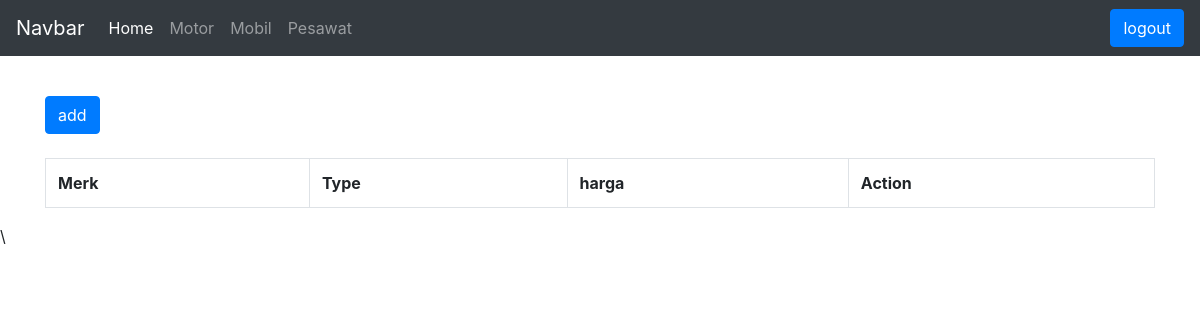
The app's page /motor.php (signed in), older data.
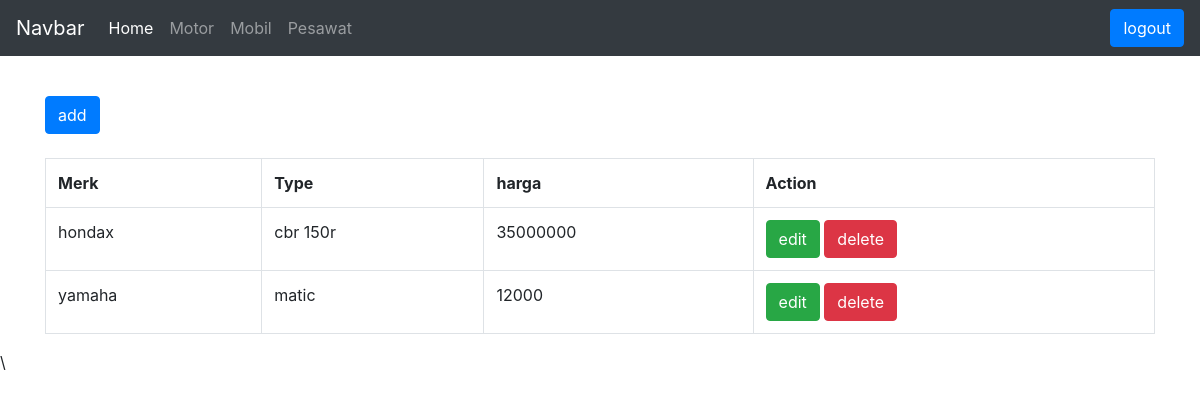
The same page, newer data.
### tables this page shows
CREATE TABLE `motor` (
  `id` int(11) NOT NULL,
  `merk` varchar(255) NOT NULL,
  `type` varchar(255) NOT NULL,
  `harga` int(11) NOT NULL
);

### motor.php (the view, shortened to what this page needs)
<!doctype html>
<html lang="en">
  <head>
<link href="assets/css/bootstrap.min.css" rel="stylesheet">
<?php
include_once("config.php");
$result = mysqli_query($mysqli, "SELECT * FROM motor ORDER BY id ASC");
?>
  </head>
  <body>
    <nav class="navbar navbar-expand-md navbar-dark fixed-top bg-dark">
  <a class="navbar-brand" href="#">Navbar</a>
  <div class="collapse navbar-collapse" id="navbarsExampleDefault">
    <ul class="navbar-nav mr-auto">
      <li class="nav-item active">
        <a class="nav-link" href="index.php">Home <span class="sr-only">(current)</span></a>
      </li>
      <li class="nav-item">
        <a class="nav-link" href="motor.php">Motor</a>
      </li>
      <li class="nav-item">
        <a class="nav-link" href="mobil.php">Mobil</a>
      </li>
      <li class="nav-item">
        <a class="nav-link" href="pesawat.php">Pesawat</a>
      </li>
    </ul>
    <form class="form-inline my-2 my-lg-0">
    <a href="logout.php"><button type="button" class="btn btn-primary">logout</button></a>
    </form>
  </div>
</nav>
<div class="container">
  <br/>
<br/>
<br/>
<br/>
<a href="add_motor.php"><button type="button" class="btn btn-primary">add</button></a>
<br/>
<br/>
    <table class="table table-bordered">
    <tr>
        <th>Merk</th>
        <th>Type</th>
        <th>harga</th>
        <th>Action</th>
    </tr>
    <?php
    while($data = mysqli_fetch_array($result)) {
        echo "<tr>";
        echo "<td>".$data['merk']."</td>";
        echo "<td>".$data['type']."</td>";
        echo "<td>".$data['harga']."</td>";
        echo "
            <td>
                <a href='edit_motor.php?id=$data[id]'><button type='button' class='btn btn-success'>edit</button></a>
                <a href='delete_motor.php?id=$data[id]'><button type='button' class='btn btn-danger'>delete</button></a>
            </td>
            </tr>";
    }
    ?>
    </table>
</body>
<script src="assets/js/bootstrap.min.js"></script>\
</body>
</html>

Row changes from the older to the newer data that the page shows:
added motor: merk "hondax", type "cbr 150r", harga "35000000"
added motor: merk "yamaha", type "matic", harga "12000"
